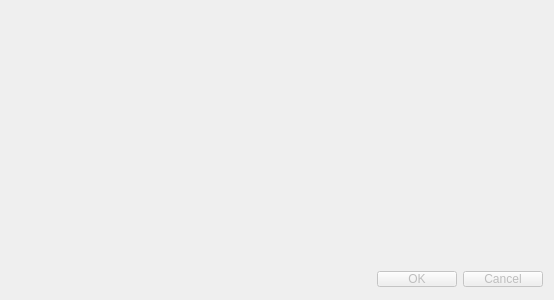
<?xml version="1.0" encoding="UTF-8"?>
<ui version="4.0">
 <class>CAM_ImportMat</class>
 <widget class="QDialog" name="CAM_ImportMat">
  <property name="geometry">
   <rect>
    <x>0</x>
    <y>0</y>
    <width>554</width>
    <height>300</height>
   </rect>
  </property>
  <property name="windowTitle">
   <string>导入材料(DXF)</string>
  </property>
  <property name="windowIcon">
   <iconset resource="resource.qrc">
    <normaloff>:/rec/Resource/company/wit.png</normaloff>:/rec/Resource/company/wit.png</iconset>
  </property>
  <widget class="QDialogButtonBox" name="buttonBox">
   <property name="enabled">
    <bool>false</bool>
   </property>
   <property name="geometry">
    <rect>
     <x>202</x>
     <y>271</y>
     <width>341</width>
     <height>16</height>
    </rect>
   </property>
   <property name="orientation">
    <enum>Qt::Horizontal</enum>
   </property>
   <property name="standardButtons">
    <set>QDialogButtonBox::Cancel|QDialogButtonBox::Ok</set>
   </property>
  </widget>
 </widget>
 <resources>
  <include location="resource.qrc"/>
 </resources>
 <connections>
  <connection>
   <sender>buttonBox</sender>
   <signal>accepted()</signal>
   <receiver>CAM_ImportMat</receiver>
   <slot>accept()</slot>
   <hints>
    <hint type="sourcelabel">
     <x>248</x>
     <y>254</y>
    </hint>
    <hint type="destinationlabel">
     <x>157</x>
     <y>274</y>
    </hint>
   </hints>
  </connection>
  <connection>
   <sender>buttonBox</sender>
   <signal>rejected()</signal>
   <receiver>CAM_ImportMat</receiver>
   <slot>reject()</slot>
   <hints>
    <hint type="sourcelabel">
     <x>316</x>
     <y>260</y>
    </hint>
    <hint type="destinationlabel">
     <x>286</x>
     <y>274</y>
    </hint>
   </hints>
  </connection>
 </connections>
</ui>
